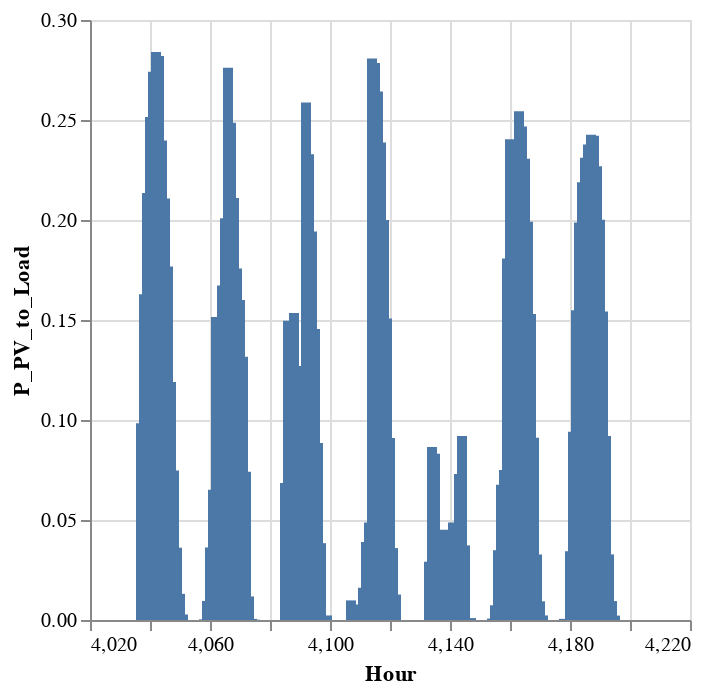

The notebook cell saved with this chart:
### Code cell
alt.Chart(subset_data_2).mark_bar().encode(
    x= 'Hour:Q',
    y= 'P_PV_to_Load:Q'
)

### Figure 1 — Vega-Lite specification as saved in the notebook (floating-point values rounded to 4 significant figures; data arrays with more than 128 entries replaced by an {"elided": "..."} marker saying what was removed)
{"config": {"view": {"continuousWidth": 300, "continuousHeight": 300}}, "data": {"name": "data-b448d4c3bb637943f710874772788d77"}, "mark": {"type": "bar"}, "encoding": {"x": {"field": "Hour", "type": "quantitative"}, "y": {"field": "P_PV_to_Load", "type": "quantitative"}}, "$schema": "https://vega.github.io/schema/vega-lite/v5.8.0.json", "datasets": {"data-b448d4c3bb637943f710874772788d77": {"elided": "172 records"}}}
